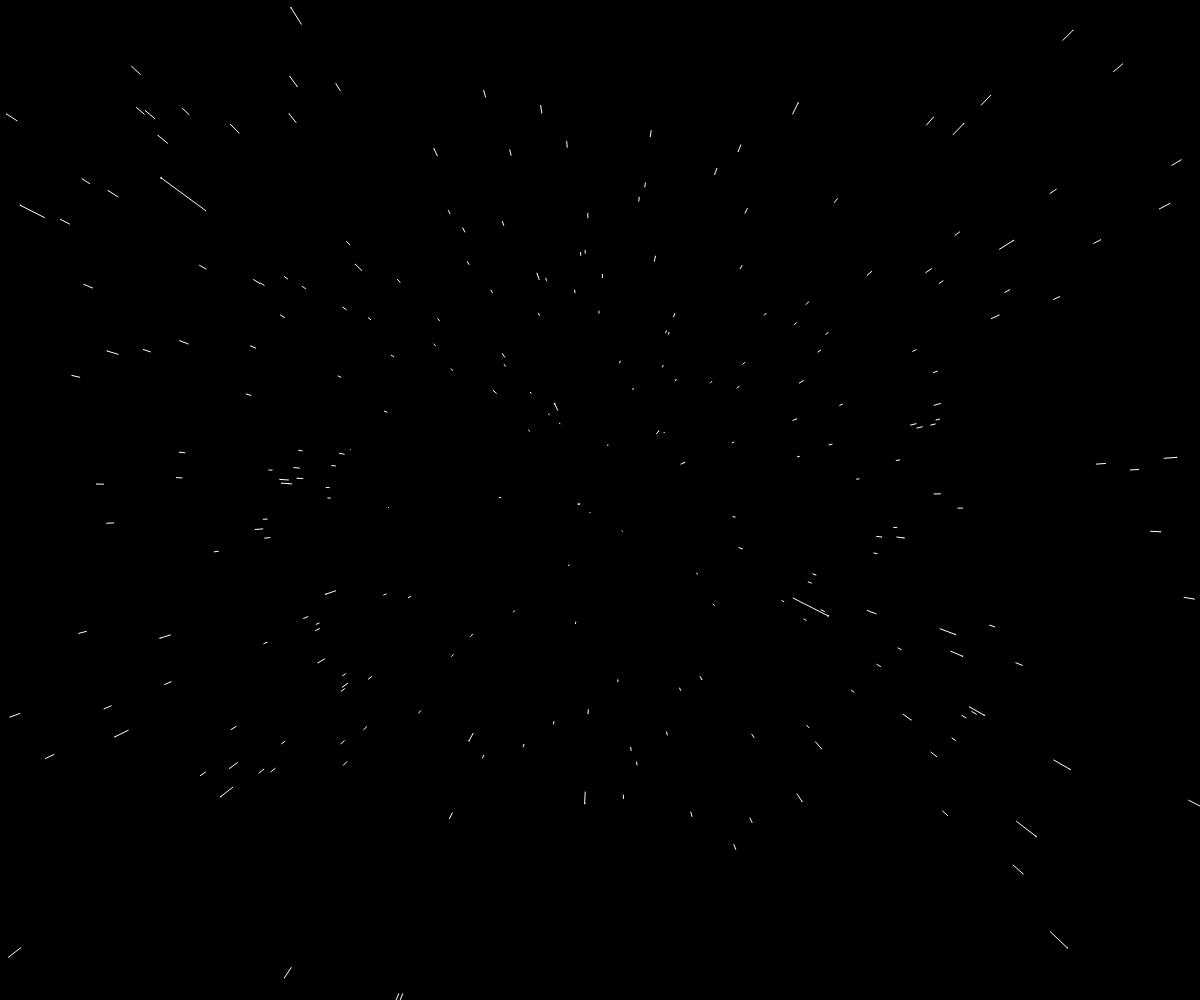
Frame 1 (no input)
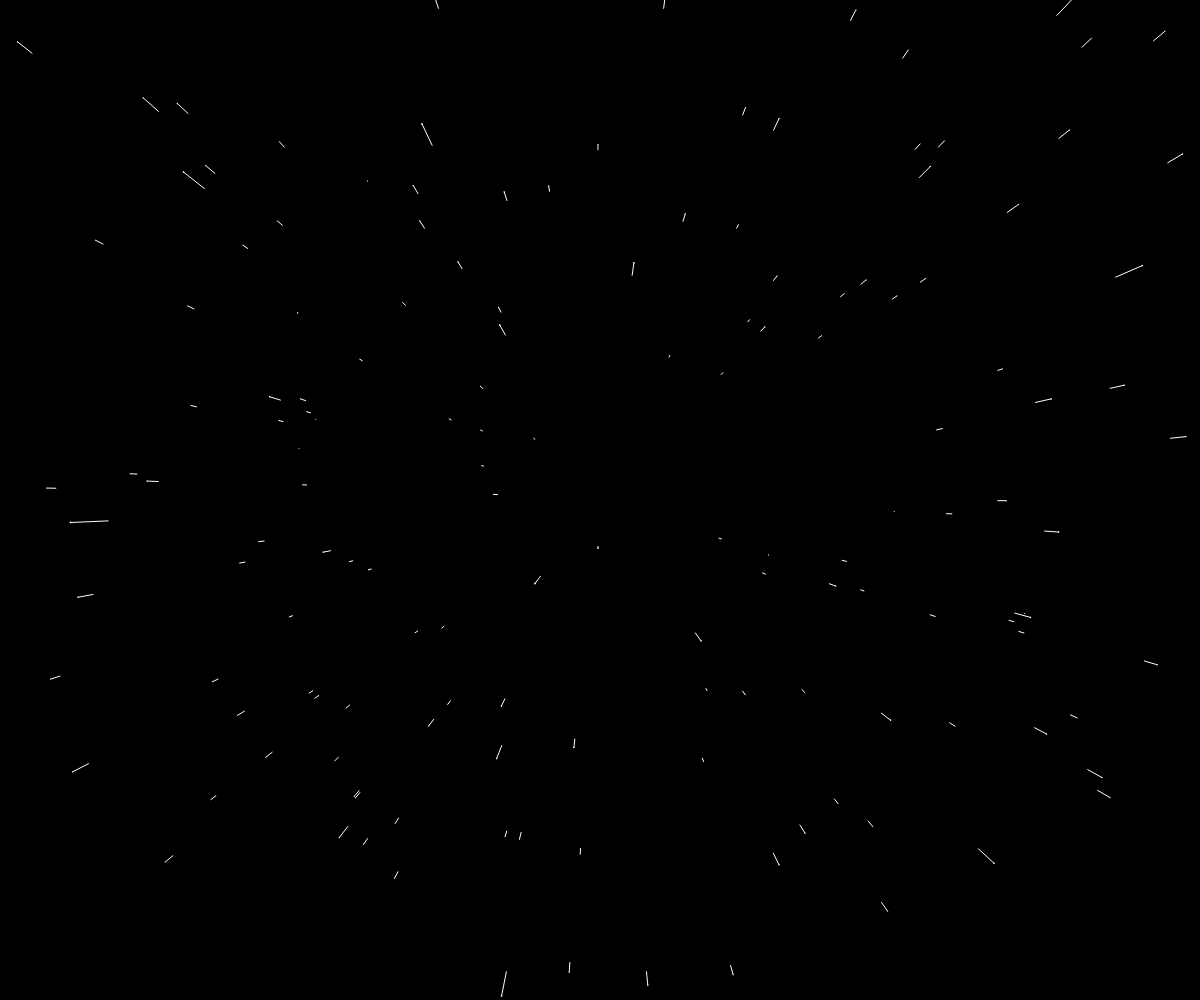
Frame 60 (no input)
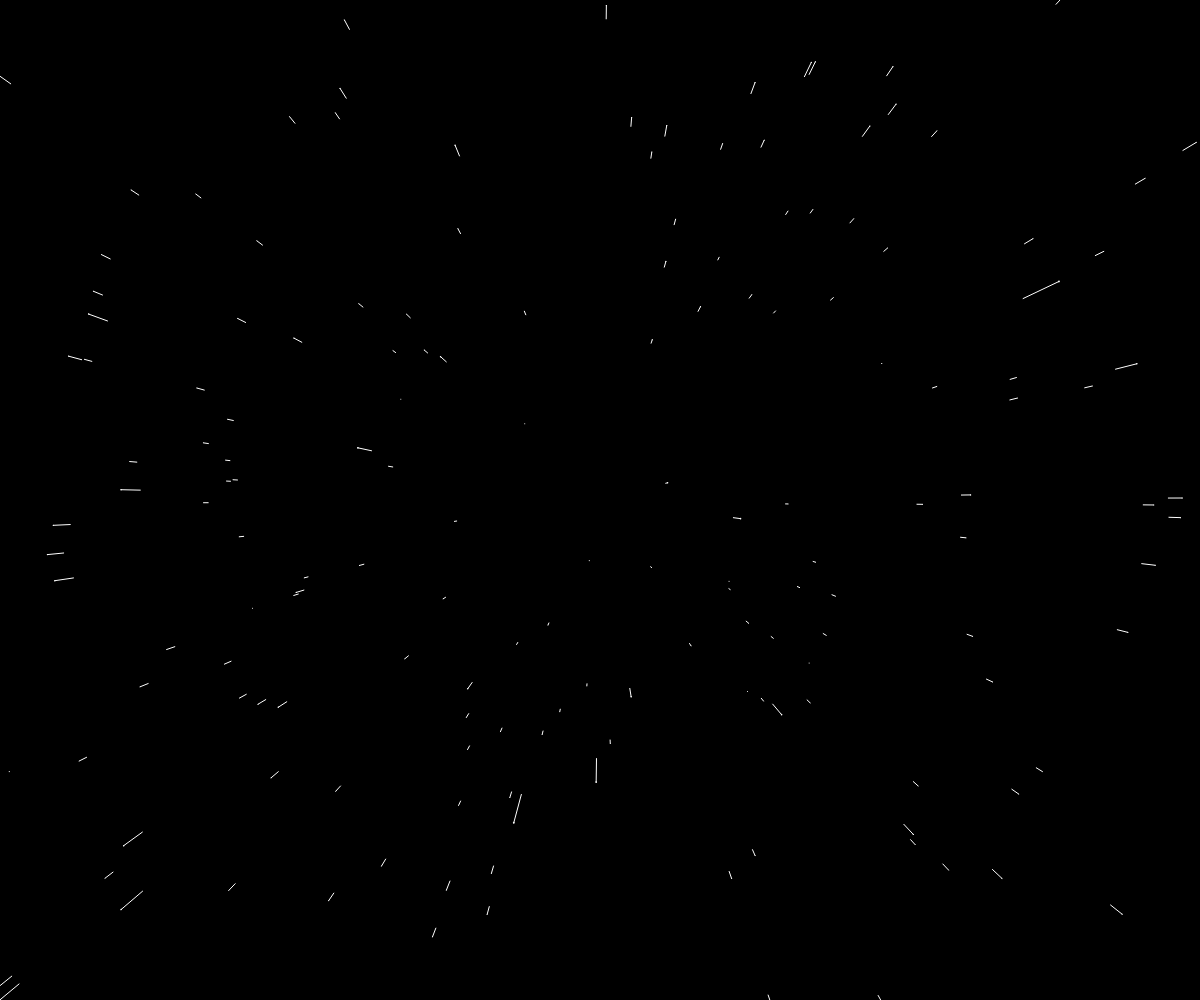
Frame 120 (the mouse pressed at the canvas centre since frame 60)

The p5.js sketch that drew these frames (run headless with seeded random() and noise() and a simulated clock; from frame 60 on, the mouse is pressed at the canvas centre):

// p5.js sketch
// ── sketch.js
const width = window.innerWidth;
const height = window.innerHeight;

let stars = new Array(400);

function setup() {
  createCanvas(width, height);
  
  for (let i=0; i<stars.length; i++) {
    stars[i] = new Star();
  }
}

function draw() {
  background(0);

  translate(width/2, height/2)
  for (let i=0; i<stars.length; i++) {
    stars[i].update();
    stars[i].show();
  }
}
// ── star.js
function Star() {
    const farsize = 0;
    const closesize = 2;
    const vz = 20;
    const depth = 2000;

    [this.x, this.y, this.z, this.pz] = initStar();

    function initStar() {
        x = random(-width/2,width/2);
        y = random(-height/2,height/2);
        z = random(depth);
        pz = z;
        return [x, y, z, pz];
    }

    this.update = function() {
        this.z -= vz;

        if (this.z<1) {
            [this.x, this.y, this.z, this.pz] = initStar() 
        }
    }

    this.show = function() {
        fill(255);
        noStroke();

        this.sx = map(this.x/this.z, 0, 1, 0, width);
        this.sy = map(this.y/this.z, 0, 1, 0, height);

        this.r = map(this.z, 0, depth, closesize, farsize);
        ellipse(this.sx, this.sy, this.r, this.r);

        this.px = map(this.x/this.pz, 0, 1, 0, width);
        this.py = map(this.y/this.pz, 0, 1, 0, height);

        stroke(255);
        line(this.px, this.py, this.sx, this.sy);
        this.pz = this.z;
    }
}
